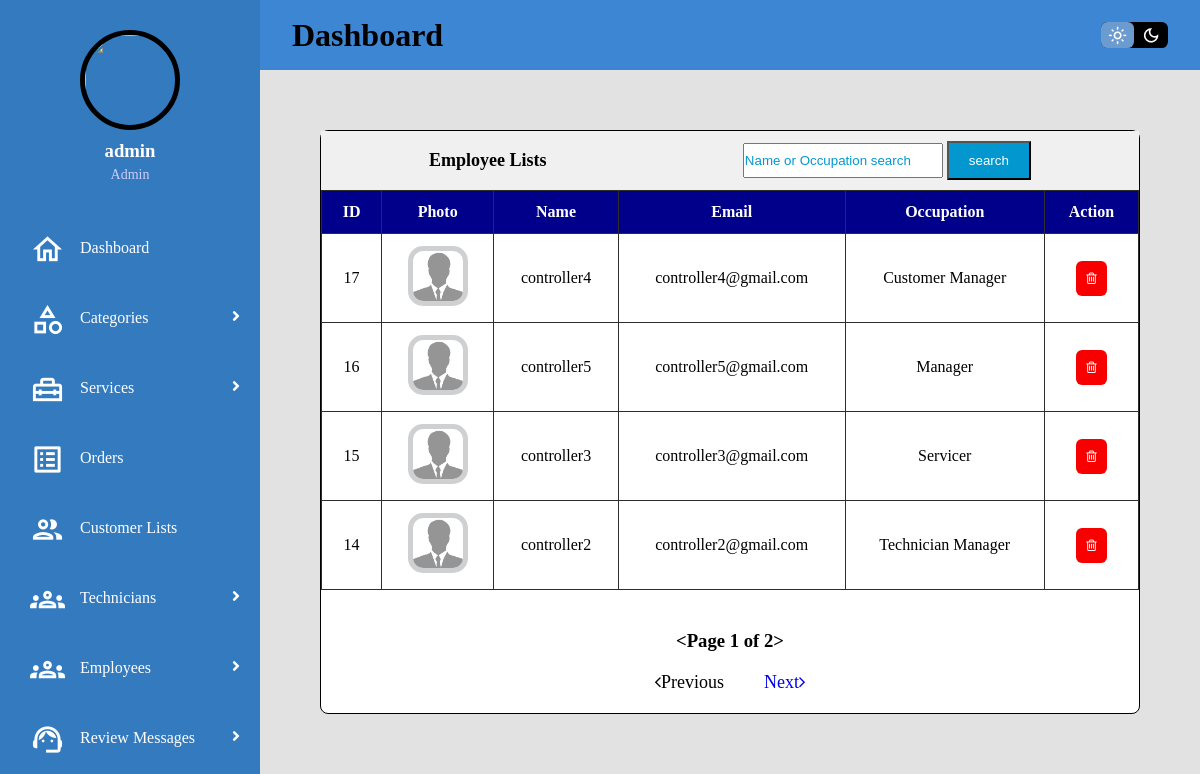
Screenshot of /ets/search_by4/ (signed in) with the database file from the repository.
### ETS_app/models.py (models this page shows, shortened)
class Main(models.Model):
    name = models.CharField(max_length=100)
    email = models.EmailField()
    image = models.ImageField(default=None, blank=True)
    occupation = models.ForeignKey(M_Occupation, on_delete=models.CASCADE, default=None)
    password = models.CharField(max_length=30)
    status = models.BooleanField(default=False)
    create_at = models.DateTimeField(default=None)

class M_Occupation(models.Model):
    name = models.CharField(max_length=100)
    def __str__(self):
        return self.name

### ETS_app/views.py (the view)
# urls.py: path('search_by4/',search_by4),
@permission_required('ETS_app.view_main', login_url='m_login')
def search_by4(request):
    search = request.GET.get('search')
    if search:
        main = Main.objects.filter(
            Q(name__icontains=search) |
            Q(occupation__name__icontains=search),
            status=True
        )
        paginator = Paginator(main, 4)
        page_number = request.GET.get('page')
        page_obj = paginator.get_page(page_number)
        return render(request, 'M_employee_lists.html', {'main': page_obj})
    else:
        main = Main.objects.filter(status=True).order_by('-create_at')
        paginator = Paginator(main, 4)
        page_number = request.GET.get('page')
        page_obj = paginator.get_page(page_number)
        return render(request, 'M_employee_lists.html', {'main': page_obj})

### utils/context_processor.py (called while the page is built)
def customer(request):
    try:
        c_user = Customer.objects.get(email=request.user.email)
        return {'c_user':c_user}
    except Exception:
        return {'c_user':None}

def technician(request):
    try:
        t_user = Technician.objects.get(email=request.user.email)
        return {'t_user':t_user}
    except Exception:
        return {'t_user':None}

def main(request):
    try:
        m_user = Main.objects.get(email=request.user.email)
        return {'m_user':m_user}
    except Exception:
        return {'m_user':None}

### ETS_app/templates/M_employee_lists.html (shortened to what this page needs)
{% extends "M_base.html" %}
{% block body %}
{% load static %}
<div class="main">
    <div class="service-add-box-size">
        <div class="service-add-box">
            <div class="service-table-header">
                <p>Employee Lists</p>
                <form action="/ets/search_by4">
                    <input type="search" name="search" placeholder="Name or Occupation search" style="height:35px;width:200px;">
                    <button class="add-new" type="submit">search</button>
                </form>
            </div>
            <table class="service-table">
                {% if main %}
                <thead>
                    <th>ID</th>
                    <th>Photo</th>
                    <th>Name</th>
                    <th>Email</th>
                    <th>Occupation</th>
                    <th>Action</th>
                </thead>
                {% for i in main %}
                <tbody>
                    <tr>
                        <td data-label="ID">{{i.id}}</td>
                        <td data-label="Photo">
                            {% if i.image %}
                            <img src={{i.image.url}} style="height: 60px;width: 60px;border-radius: 15px;border: 5px solid #ced0d2;" />
                            {% endif %}
                        </td>
                        <td data-label="Name">{{i.name}}</td>
                        <td data-label="Email">{{i.email}}</td>
                        <td data-label="Occupation">{{i.occupation}}</td>
                        <td data-label="Action">
                            <a href="/ets/m_employee/delete/{{i.email}}" onclick="return confirm('Are you sure?');"><button style="background-color:#f80000;"><i class="fa fa-trash-o"></i></button></a>
                        </td>
                    </tr>
                </tbody>
                {% endfor %}
                {% else %}
                <font align="center">
                    <h3>Nothing to show!</h3>
                </font>
                {% endif %}
            </table>
            {% if main.has_other_pages %}
            <div class="pagination-title">
                <h3>{{ main }}</h3>
            </div>
            <div class="box1">
                <div class="pagination">
                    <ul>
                        {% if main.has_previous %}
                        <li class="btn prev"><a class="tag" href="?page={{ main.previous_page_number }}"><span><i
                                        class="fa fa-angle-left">Previous</i></span></a></li>
                        {% else %}
                        <li class="btn prev disabled"><span><i class="fa fa-angle-left">Previous</i></span></li>
                        {% endif %}
                        {% if main.has_next %}
                        <li class="btn next"><a class="tag" href="?page={{ main.next_page_number }}"><span>Next<i
                                        class="fa fa-angle-right"></i></span></a></li>
                        {% else %}
                        <li class="btn next disabled"><span>Next<i class="fa fa-angle-right"></i></span></li>
                        {% endif %}
                    </ul>
                </div>
            </div>
            {% endif %}
        </div>
        </div>
    </div>
</div>
{% endblock %}

### templates/M_sidebar.html (shortened to what this page needs)
{% load static %}
<!DOCTYPE html>
<html>
    <body>
        <div id="sidebar">
            <div class="profile">
                {% if m_user %}
                    {% if m_user.image %}
                    <img src="{{m_user.image.url}}">
                    {% endif %}
                    <h3>{{m_user.name}}</h3>
                    <p>{{m_user.occupation.name}}</p>
                {% else %}
                    <img src="{% static 'images/admin.png'%}">
                    <h3>{{user.username}}</h3>
                    <p>Admin</p>
                {% endif %}
            </div>
            <div class="menu">
                {% if user.is_superuser%}
                <div class="item"><a href="/ets/m_dashboard"><span class="material-icons-outlined">home</span>Dashboard</a></div>
                <div class="item-dropdown" ><a class="sub-btn"><span class="material-icons-outlined">category</span>Categories
                    <i class="fas fa-angle-right dropdown"></i>
                    </a>
                </div>
                <div class="item-dropdown" ><a class="sub-btn"><span class="material-icons-outlined">home_repair_service</span>Services
                    <i class="fas fa-angle-right dropdown"></i>
                    </a>
                </div>
                <div class="item"><a href="/ets/m_order/list"><span class="material-icons-outlined">list_alt</span>Orders</a></div>
                <div class="item"><a href="/ets/m_customer/list"><span class="material-icons-outlined">people</span>Customer Lists</a></div>
                <div class="item-dropdown" ><a class="sub-btn"><span class="material-icons-outlined">groups</span>Technicians
                    <i class="fas fa-angle-right dropdown"></i>
                    </a>
                </div>
                <div class="item-dropdown" ><a class="sub-btn"><span class="material-icons-outlined">groups</span>Employees
                    <i class="fas fa-angle-right dropdown"></i>
                    </a>
                </div>
                <div class="item-dropdown" ><a class="sub-btn"><span class="material-icons-outlined">support_agent</span>Review Messages
                    <i class="fas fa-angle-right dropdown"></i>
                    </a>
                </div>
                {% endif %}
            </div>
        </div>
    </body>
</html>

### static/css/M_dashboard.css (style rules this page uses)
* { margin: 0; padding: 0; box-sizing:border-box; }
.material-icons-outlined { vertical-align: middle; line-height: 1px; font-size: 35px; }
:root { --color-primary: #6C9BCF; --color-text: black; --color-grid-background: #e2e2e2; --color-nav-background: #3d86d4; --color-side-background: #337abe; --color-main-background: white; --color-menu-background: #5889b7; --color-table-header:rgba(240,240,240); }
#sidebar { grid-area: side; height: 100%; background: var(--color-side-background); overflow-y: auto; transition: all 0.5s; -webkit-transition: all 0.5s; color: var(--color-text); }
#sidebar .menu { width: 100%; margin-top: 30px; }
#sidebar .menu .item, #sidebar .menu .item-dropdown { position: relative; cursor: pointer; }
.item a, .item-dropdown a { color: #fff; font-size: 16px; text-decoration: none; display: block; padding: 5px 30px; line-height: 60px; }
.item span, .item-dropdown span { margin-right: 15px; }
#sidebar .menu .item-dropdown .sub-btn .dropdown { position: absolute; right: 0; margin: 20px; transition: 0.3s ease; }
.profile { margin-top: 30px; margin-bottom: 15px; text-align: center; }
.profile img { display: block; width: 100px; height: 100px; border-radius: 50%; margin: 0 auto; border: 5px solid var(--color-text); }
.profile h3 { color: #ffffff; margin: 10px 0 5px; }
.profile p { color: rgba(206, 204, 253); font-size: 14px; }
.main { grid-area: main; overflow-y: auto; background: var(--color-grid-background); padding: 20px 20px; color: var(--color-text); }
.service-add-box-size { padding:2.5rem 2.5rem 0 2.5rem; display:flex; justify-content:center; }
.service-add-box { width:100%; border:1px solid var(--color-text); border-radius:0.5rem; background:var(--color-main-background); }
.service-table { width:100%; border-collapse:collapse; }
.service-table-header { display:flex; justify-content:space-around; align-items:center; padding:10px; background-color:var(--color-table-header); }
.service-table-header > p { color:var(--color-text); font-size:large; font-weight:bold; }
.add-new { padding:10px 20px; color:#ffffff; background-color:#0298cf; }
.service-table > tbody > tr > td > a > button { outline:none; border:none; cursor:pointer; border-radius:6px; padding:10px; color:#ffffff; }
.service-table th { background-color:darkblue; color:#ffffff; }
th ,td { border:1px solid rgb(46, 44, 44); padding:12px 15px; text-align: center; color:var(--color-text); font-size:16px; }
::placeholder { color:#0298cf; }
.box1 { margin:0; padding:0; box-sizing:border-box; display:flex; align-items:center; justify-content:center; }
.pagination-title { text-align:center; padding-top:2.5rem; }
.pagination ul { display:flex; background-color:var(--color-main-background); padding:8px; border-radius:50px; }
.pagination ul li { list-style:none; line-height:45px; text-align:center; font-size:18px; font-weight:500; cursor:pointer; transition: all 0.3s ease }
.pagination ul li.btn { padding:0 20px; }
.pagination ul li.prev { border-radius:25px 5px 5px 25px; }
.pagination ul li.next { border-radius:5px 25px 25px 5px; }
.tag { text-decoration: none; }

### rows the page displays
Main: id "17", image (picture), name "controller4", email "controller4@gmail.com", occupation "Customer Manager"
Main: id "16", image (picture), name "controller5", email "controller5@gmail.com", occupation "Manager"
Main: id "15", image (picture), name "controller3", email "controller3@gmail.com", occupation "Servicer"
Main: id "14", image (picture), name "controller2", email "controller2@gmail.com", occupation "Technician Manager"

### other values shown
{{ user.username }} "admin"
{{ main }} "<Page 1 of 2>"
